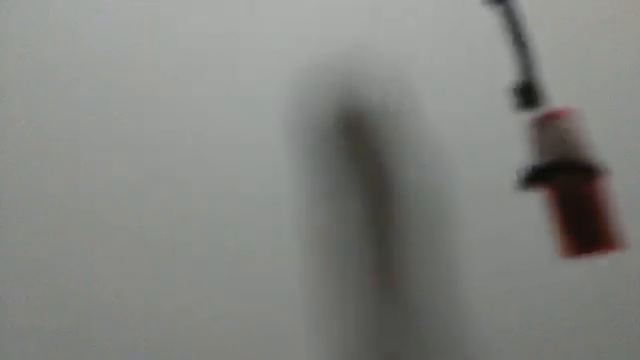
#> input picture frame 44 of gazoshori_algorism/sample/3-10/input.mp4, 640 x 360 px
$ python sample102.py
#> lines starting #> are read from the running program, lines starting #| are printed output that depends on the picture; after the words box and inside, x2 and y2 are one past the last pixel; in counts of white or black regions, pixels touching at a corner belong together
# -*- coding: utf-8 -*-
import cv2
import numpy as np


#  フレーム差分の計算
def frame_sub(img1, img2, img3, th):
    #  フレームの絶対差分
    diff1 = cv2.absdiff(img1, img2)
    diff2 = cv2.absdiff(img2, img3)

    # 2 つの差分画像の論理積
    diff = cv2.bitwise_and(diff1, diff2)

    #  二値化処理
    diff[diff < th] = 0
    diff[diff >= th] = 255

    #  メディアンフィルタ処理（ゴマ塩ノイズ除去）
    mask = cv2.medianBlur(diff, 3)
    return  mask


def main():
    #  動画のキャプチャ
    cap = cv2.VideoCapture("input.mp4")

    #  フレームを 3 枚取得してグレースケール変換
    frame1 = cv2.cvtColor(cap.read()[1], cv2.COLOR_RGB2GRAY)
    frame2 = cv2.cvtColor(cap.read()[1], cv2.COLOR_RGB2GRAY)
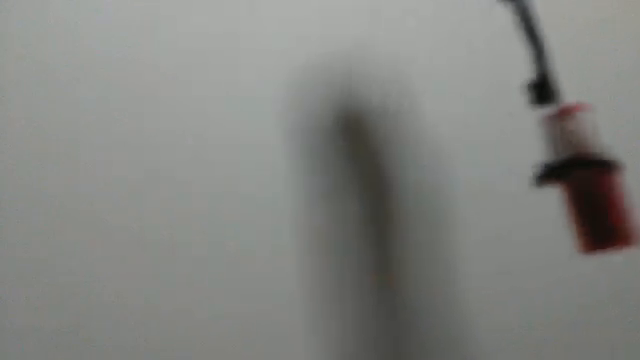
#> input picture frame 45 of gazoshori_algorism/sample/3-10/input.mp4, 640 x 360 px
    frame3 = cv2.cvtColor(cap.read()[1], cv2.COLOR_RGB2GRAY)
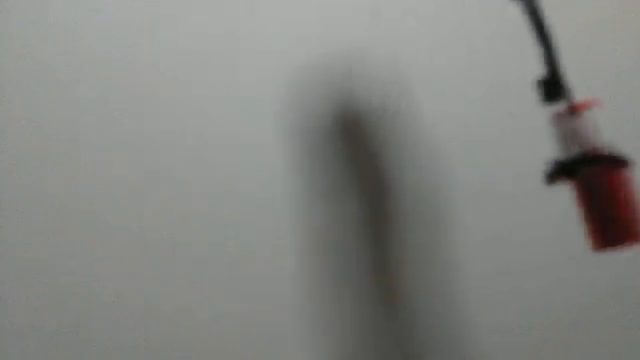
#> input picture frame 46 of gazoshori_algorism/sample/3-10/input.mp4, 640 x 360 px

    while(cap.isOpened()):

        #  フレーム間差分を計算
        mask = frame_sub(frame1, frame2, frame3, th=30)
#> in frame_sub, `diff1 = cv2.absdiff(img1, img2)`:
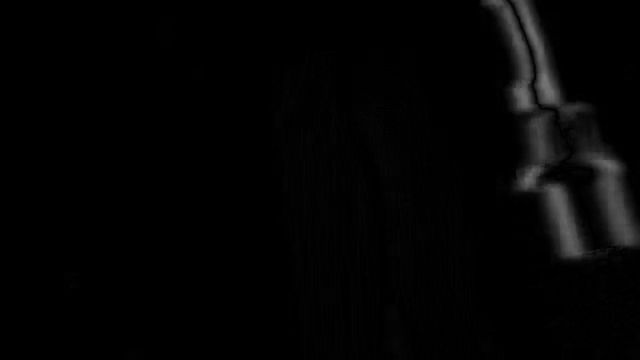
#> diff1: shape (360, 640); min 0, max 120, mean 3.9
#> in frame_sub, `diff2 = cv2.absdiff(img2, img3)`:
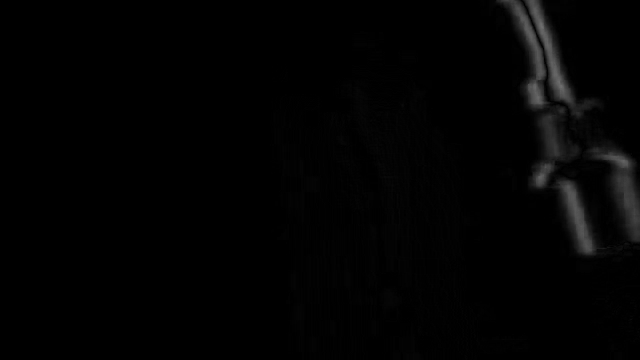
#> diff2: shape (360, 640); min 0, max 110, mean 2.7
#> in frame_sub, `diff[diff < th] = 0`: diff: shape (360, 640); min 0, max 92, mean 0.4
#> in frame_sub, `diff[diff >= th] = 255`:
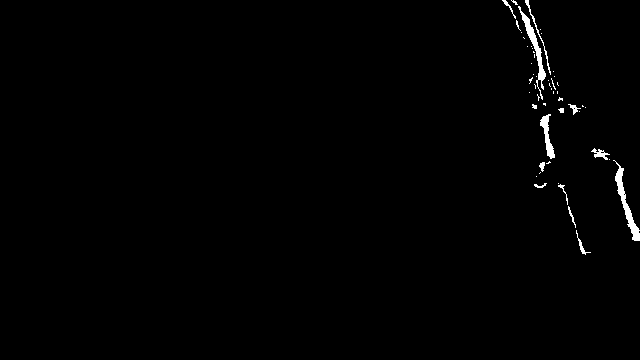
#> diff: shape (360, 640); 0.84% white; 51 white regions (38 under 20 px), largest, box (x1, y1, x2, y2) and area: (613, 160, 640, 241) 486, (518, 6, 546, 100) 455, (540, 114, 555, 159) 268
#> in frame_sub, `mask = cv2.medianBlur(diff, 3)`:
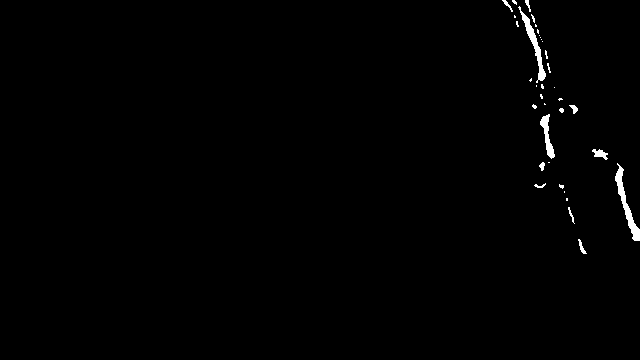
#> mask: shape (360, 640); 0.75% white; 36 white regions (25 under 20 px), largest, box (x1, y1, x2, y2) and area: (615, 163, 640, 241) 483, (518, 6, 546, 83) 418, (540, 114, 555, 159) 263

        #  結果を表示
        cv2.imshow("Frame2", frame2)
        cv2.imshow("Mask", mask)

        # 3 枚のフレームを更新
        frame1 = frame2
        frame2 = frame3
        frame3 = cv2.cvtColor(cap.read()[1], cv2.COLOR_RGB2GRAY)
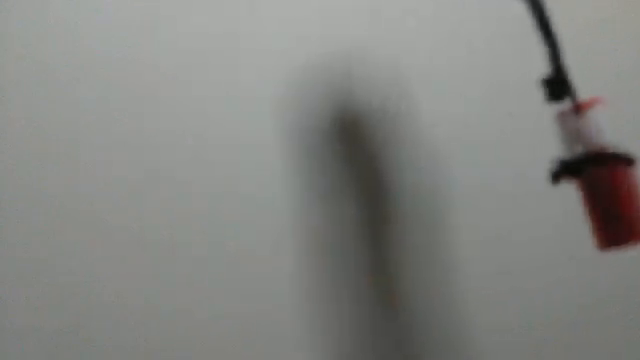
#> input picture frame 47 of gazoshori_algorism/sample/3-10/input.mp4, 640 x 360 px

        # q キーが押されたら途中終了
        if cv2.waitKey(25) & 0xFF == ord('q'):
#> (key q is pressed here)
            break

    cap.release()
    cv2.destroyAllWindows()


if __name__ == '__main__':
    main()

$ run again, starting later in the video
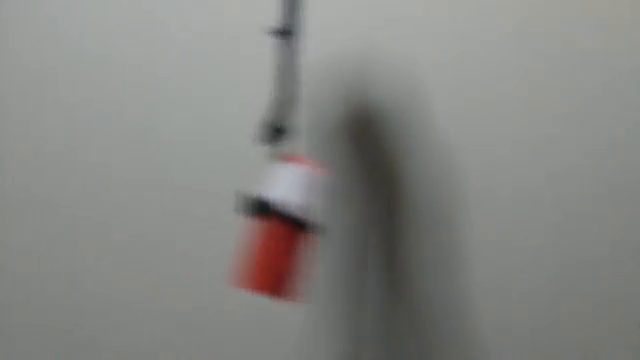
#> input picture frame 201 of gazoshori_algorism/sample/3-10/input.mp4, 640 x 360 px
#> in frame_sub, `diff[diff >= th] = 255`:
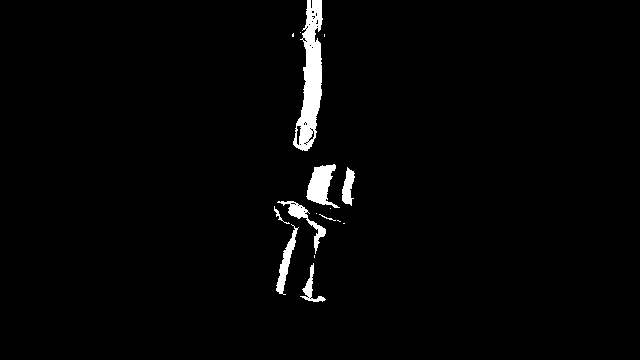
#> diff: shape (360, 640); 2.1% white; 16 white regions (8 under 20 px), largest, box (x1, y1, x2, y2) and area: (293, 0, 323, 151) 2405, (306, 164, 340, 208) 788, (276, 224, 299, 295) 474
#> mask: shape (360, 640); 2.1% white; 12 white regions (5 under 20 px), largest, box (x1, y1, x2, y2) and area: (293, 0, 323, 151) 2458, (307, 164, 338, 208) 784, (278, 201, 326, 251) 468
#> in main, `frame3 = cv2.cvtColor(cap.read()[1], cv2.COLOR_RGB2GRAY)`:
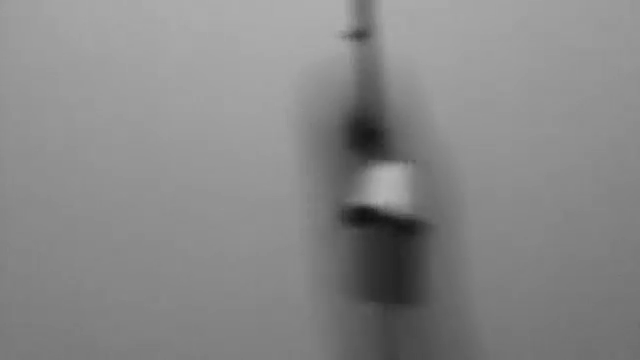
#> frame3: shape (360, 640); min 17, max 180, mean 135.4

$ run again, starting later in the video
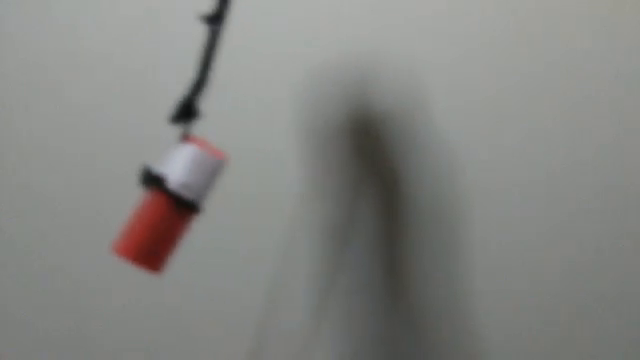
#> input picture frame 357 of gazoshori_algorism/sample/3-10/input.mp4, 640 x 360 px
#> in frame_sub, `diff[diff >= th] = 255`:
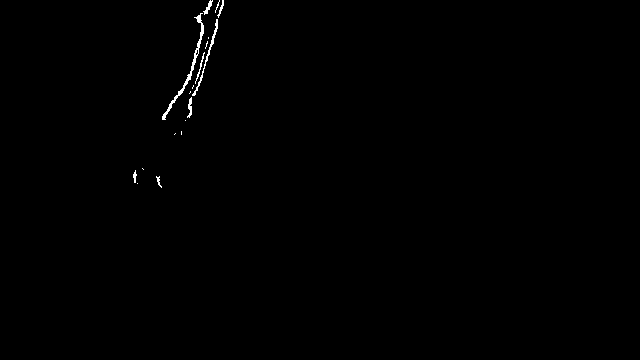
#> diff: shape (360, 640); 0.35% white in thin lines or dots, all inside (x1, y1, x2, y2) = (133, 0, 224, 188)
#> mask: shape (360, 640); 0.31% white in thin lines or dots, all inside (x1, y1, x2, y2) = (133, 0, 224, 187)
#> in main, `frame3 = cv2.cvtColor(cap.read()[1], cv2.COLOR_RGB2GRAY)`:
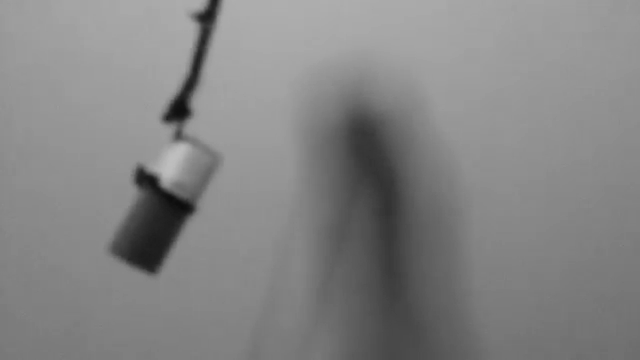
#> frame3: shape (360, 640); min 12, max 191, mean 132.3
